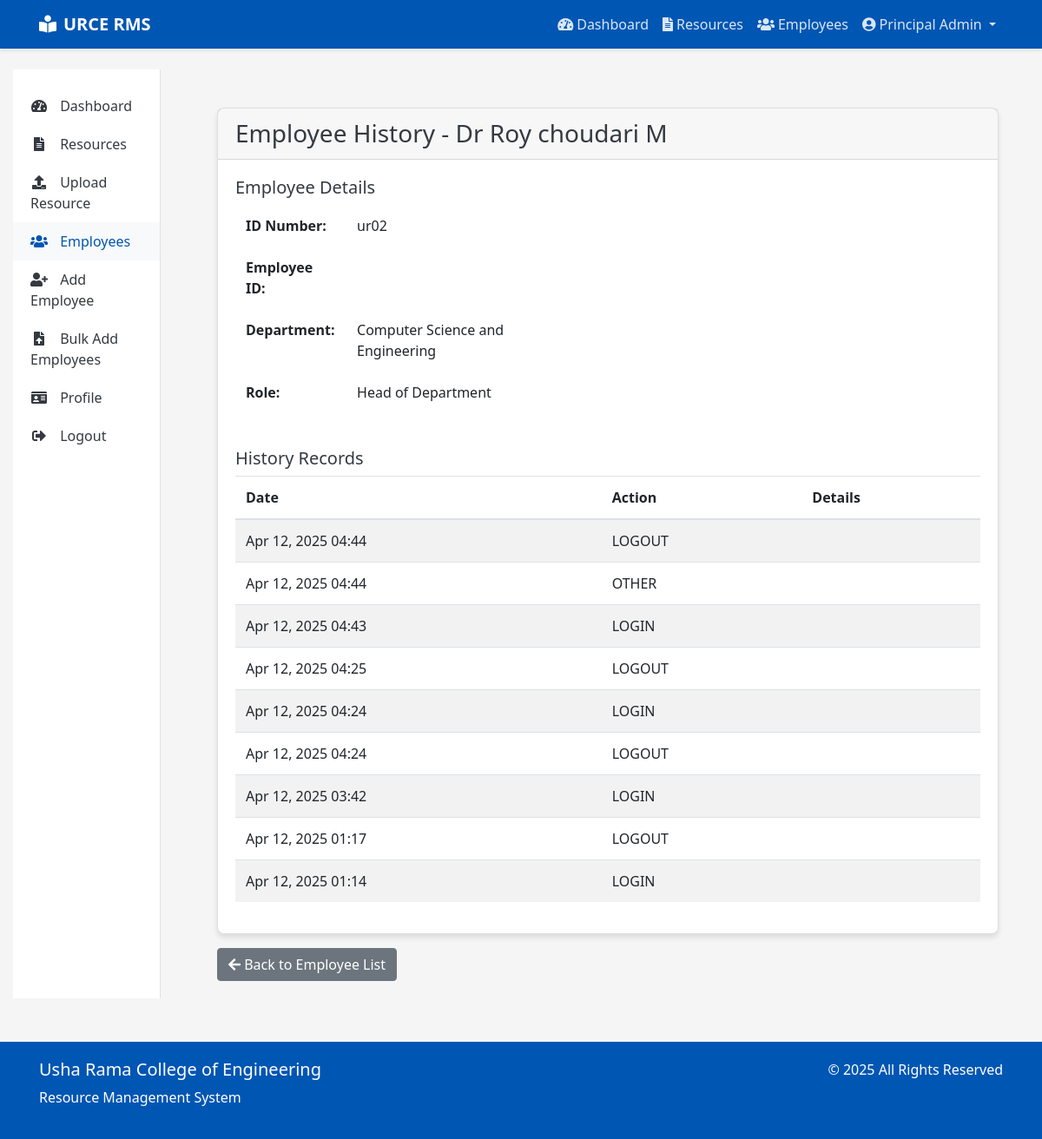
The app's page /accounts/employees/2/history/ (signed in), older data.
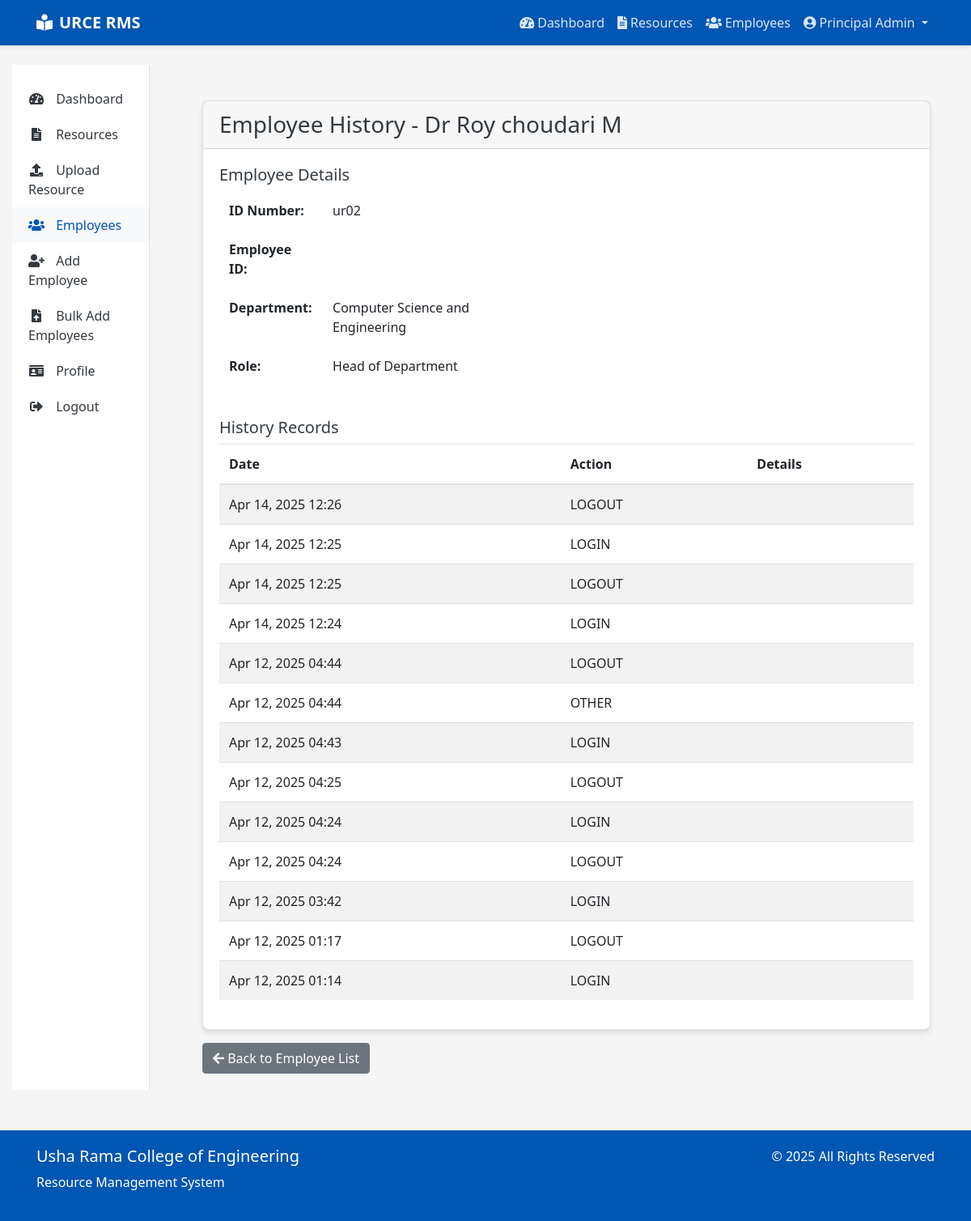
The same page, newer data.
### accounts/models.py (models this page shows, shortened)
class UserHistory(models.Model):
    ACTION_CHOICES = (
        ('UPLOAD', 'Upload File'),
        ('DELETE', 'Delete File'),
        ('MODIFY', 'Modify File'),
        ('LOGIN', 'Login'),
        ('LOGOUT', 'Logout'),
        ('OTHER', 'Other Action'),
    )
    user = models.ForeignKey(User, on_delete=models.CASCADE, related_name='history')
    action = models.CharField(max_length=20, choices=ACTION_CHOICES)
    description = models.TextField()
    timestamp = models.DateTimeField(auto_now_add=True)
    ip_address = models.GenericIPAddressField(blank=True, null=True)
    class Meta:
        ordering = ['-timestamp']
        verbose_name_plural = 'User Histories'

### accounts/views.py (the view)
# urls.py: path('employees/<int:employee_id>/history/', views.employee_history, name='employee_history'),
@login_required
def employee_history(request, employee_id):
    user = request.user
    employee = get_object_or_404(User, id=employee_id)
    if user.is_principal or (user.is_hod and employee.department == user.department):
        history = UserHistory.objects.filter(user=employee).order_by('-timestamp')
        paginator = Paginator(history, 20)  # Show 20 actions per page
        page_number = request.GET.get('page')
        page_obj = paginator.get_page(page_number)
        context = {
            'title': f'History for {employee.get_full_name()} - Usha Rama College of Engineering Resource Management System',
            'employee': employee,
            'history': page_obj,
        }
        return render(request, 'accounts/employee_history.html', context)
    else:
        messages.error(request, "You don't have permission to view this employee's history.")
        return redirect('dashboard')

### accounts/models.py (called while the page is built)
    @property
    def is_faculty(self):
        return self.role == 'FACULTY'

    @property
    def is_hod(self):
        return self.role == 'HOD'

    @property
    def is_principal(self):
        return self.role == 'PRINCIPAL'

### templates/accounts/employee_history.html (shortened to what this page needs)
{% extends 'base.html' %}
{% load static %}
{% block content %}
<div class="container mt-4">
    <div class="card">
        <div class="card-header">
            <h3 class="card-title mb-0">Employee History - {{ employee.get_full_name }}</h3>
        </div>
        <div class="card-body">
            <div class="row mb-4">
                <div class="col-md-6">
                    <h5>Employee Details</h5>
                    <table class="table table-borderless">
                        <tr>
                            <th>ID Number:</th>
                            <td>{{ employee.id_number }}</td>
                        </tr>
                        <tr>
                            <th>Employee ID:</th>
                            <td>{{ employee.employee_id }}</td>
                        </tr>
                        <tr>
                            <th>Department:</th>
                            <td>{{ employee.department.name }}</td>
                        </tr>
                        <tr>
                            <th>Role:</th>
                            <td>{{ employee.get_role_display }}</td>
                        </tr>
                    </table>
                </div>
            </div>
            <h5>History Records</h5>
            {% if history %}
                <div class="table-responsive">
                    <table class="table table-striped">
                        <thead>
                            <tr>
                                <th>Date</th>
                                <th>Action</th>
                                <th>Details</th>
                            </tr>
                        </thead>
                        <tbody>
                            {% for record in history %}
                            <tr>
                                <td>{{ record.timestamp|date:"M d, Y H:i" }}</td>
                                <td>{{ record.action }}</td>
                                <td>{{ record.details }}</td>
                            </tr>
                            {% endfor %}
                        </tbody>
                    </table>
                </div>
            {% else %}
                <div class="alert alert-info">No history records found for this employee.</div>
            {% endif %}
        </div>
    </div>
    <div class="mt-3">
        <a href="{% url 'employee_list' %}" class="btn btn-secondary">
            <i class="fas fa-arrow-left"></i> Back to Employee List
        </a>
    </div>
</div>
{% endblock %}

Row changes from the older to the newer data that the page shows:
added UserHistory: timestamp "Apr 14, 2025 12:26", action "LOGOUT"
added UserHistory: timestamp "Apr 14, 2025 12:25", action "LOGIN"
added UserHistory: timestamp "Apr 14, 2025 12:25", action "LOGOUT"
added UserHistory: timestamp "Apr 14, 2025 12:24", action "LOGIN"
